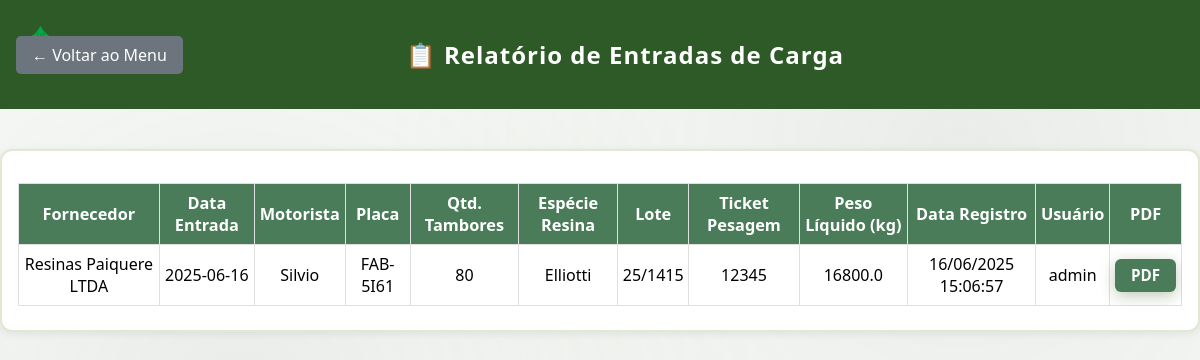
/relatorio-entradas (signed in), run on an earlier commit of the app's database.
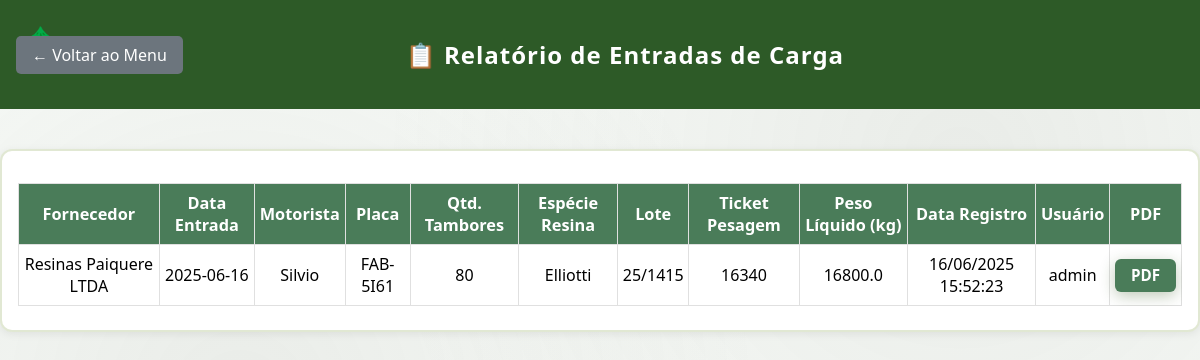
And on a later commit of the database.
### tables this page shows
CREATE TABLE entradas_carga (
            id INTEGER PRIMARY KEY AUTOINCREMENT,
            fornecedor TEXT NOT NULL,
            data_entrada TEXT NOT NULL,
            motorista TEXT NOT NULL,
            placa TEXT NOT NULL,
            quantidade_tambores INTEGER NOT NULL,
            especie_resina TEXT NOT NULL,
            lote TEXT NOT NULL,
            ticket_pesagem TEXT NOT NULL UNIQUE,
            peso_liquido REAL NOT NULL,
            data_registro TEXT NOT NULL,
            usuario_registro TEXT NOT NULL
        );

### app.py (the view)
@app.route('/relatorio-entradas')
def relatorio_entradas():
    if 'logged_in' not in session or not session['logged_in']:
        return redirect(url_for('login'))
    entradas = listar_entradas()
    return render_template('relatorio_entradas.html', entradas=entradas)

### app.py (called while the page is built)
def listar_entradas():
    conn = sqlite3.connect(DB_PATH)
    cursor = conn.cursor()
    cursor.execute('SELECT * FROM entradas_carga ORDER BY lote ASC')
    colunas = [desc[0] for desc in cursor.description]
    entradas = [dict(zip(colunas, row)) for row in cursor.fetchall()]
    conn.close()
    return entradas

### templates/relatorio_entradas.html (shortened to what this page needs)
<!DOCTYPE html>
<html lang="pt-BR">
<head>
    <link rel="stylesheet" href="{{ url_for('static', filename='css/style.css') }}">
</head>
<body class="relatorio-body">
    <div class="header">
        <a href="{{ url_for('menu') }}" class="back-btn">← Voltar ao Menu</a>
        <div class="header-title">📋 Relatório de Entradas de Carga</div>
    </div>
    <div class="container">
        {% if entradas %}
        <div class="table-responsive">
            <table>
                <thead>
                    <tr>
                        <th>Fornecedor</th>
                        <th>Data Entrada</th>
                        <th>Motorista</th>
                        <th>Placa</th>
                        <th>Qtd. Tambores</th>
                        <th>Espécie Resina</th>
                        <th>Lote</th>
                        <th>Ticket Pesagem</th>
                        <th>Peso Líquido (kg)</th>
                        <th>Data Registro</th>
                        <th>Usuário</th>
                        <th>PDF</th>
                    </tr>
                </thead>
                <tbody>
                    {% for entrada in entradas %}
                    <tr>
                        <td>{{ entrada.fornecedor }}</td>
                        <td>{{ entrada.data_entrada }}</td>
                        <td>{{ entrada.motorista }}</td>
                        <td>{{ entrada.placa }}</td>
                        <td>{{ entrada.quantidade_tambores }}</td>
                        <td>{{ entrada.especie_resina }}</td>
                        <td>{{ entrada.lote }}</td>
                        <td>{{ entrada.ticket_pesagem }}</td>
                        <td>{{ entrada.peso_liquido }}</td>
                        <td>{{ entrada.data_registro }}</td>
                        <td>{{ entrada.usuario_registro }}</td>
                        <td>
                            <a href="{{ url_for('visualizar_pdfs_lote', lote=entrada.lote) }}" class="btn" style="padding:0.4rem 1rem; font-size:0.95rem; background:#4a7c59; color:white; border-radius:6px; text-decoration:none;">PDF</a>
                        </td>
                    </tr>
                    {% endfor %}
                </tbody>
            </table>
        </div>
        {% else %}
        <p style="text-align:center; color:#888;">Nenhuma entrada de carga registrada.</p>
        {% endif %}
    </div>
</body>
</html>

### static/css/style.css (style rules this page uses)
* { margin: 0; padding: 0; box-sizing: border-box; }
body { font-family: 'Segoe UI', Tahoma, Geneva, Verdana, sans-serif; background: linear-gradient(135deg, #2d5016 0%, #4a7c59 50%, #6b8e23 100%); background-attachment: fixed; min-height: 100vh; display: flex; align-items: center; justify-content: center; }
body::before { content: ''; position: fixed; top: 0; left: 0; width: 100%; height: 100%; background-image: radial-gradient(circle at 20% 50%, rgba(120, 119, 108, 0.1) 0%, transparent 50%), radial-gradient(circle at 80% 20%, rgba(120, 119, 108, 0.1) 0%, transparent 50%); pointer-events: none; z-index: -1; }
.container { background: rgba(255, 255, 255, 0.95); backdrop-filter: blur(10px); padding: 2.5rem; border-radius: 15px; box-shadow: 0 20px 40px rgba(45, 80, 22, 0.3); width: 100%; max-width: 420px; border: 2px solid rgba(107, 142, 35, 0.2); }
.header { text-align: center; margin-bottom: 2.5rem; }
.header::before { content: '🌲'; font-size: 2.5rem; display: block; margin-bottom: 1rem; }
.btn { display: inline-block; padding: 1rem 2rem; background: linear-gradient(135deg, #6b8e23 0%, #4a7c59 50%, #2d5016 100%); color: white; text-decoration: none; border: none; border-radius: 8px; cursor: pointer; font-size: 1rem; font-weight: 600; transition: all 0.3s ease; width: 100%; text-align: center; box-shadow: 0 4px 15px rgba(45, 80, 22, 0.3); }

### templates/relatorio_entradas.html (style rules this page uses)
body.relatorio-body { display: block !important; background: #f7faf7; min-height: 100vh; }
.header { background: #2d5a27; padding: 1.2rem 1rem; display: flex; align-items: center; justify-content: center; color: white; position: relative; }
.header-title { flex: 1; text-align: center; font-size: 1.5rem; font-weight: bold; letter-spacing: 1px; }
.back-btn { position: absolute; left: 1rem; top: 50%; transform: translateY(-50%); background: #6c757d; color: white; padding: 0.5rem 1rem; text-decoration: none; border-radius: 5px; font-size: 1rem; }
.container { max-width: 1200px !important; margin: 2.5rem auto 0 auto; padding: 1.5rem 1rem; background: white; border-radius: 12px; box-shadow: 0 2px 8px rgba(0,0,0,0.07); }
.table-responsive { overflow-x: auto; width: 100%; }
table { width: 100%; border-collapse: collapse; margin-top: 0.5rem; font-size: 1rem; max-width: 100%; table-layout: auto; }
th, td { border: 1px solid #e0e0e0; padding: 0.5rem 0.3rem; text-align: center; vertical-align: middle; white-space: normal; word-wrap: break-word; }
th { background: #4a7c59; color: #fff; font-size: 1.02rem; font-weight: 600; }

What changed in the data, as far as the page shows it:
changed entradas_carga "Resinas Paiquere LTDA": ticket_pesagem "12345" → "16340"; data_registro "16/06/2025 15:06:57" → "16/06/2025 15:52:23"
